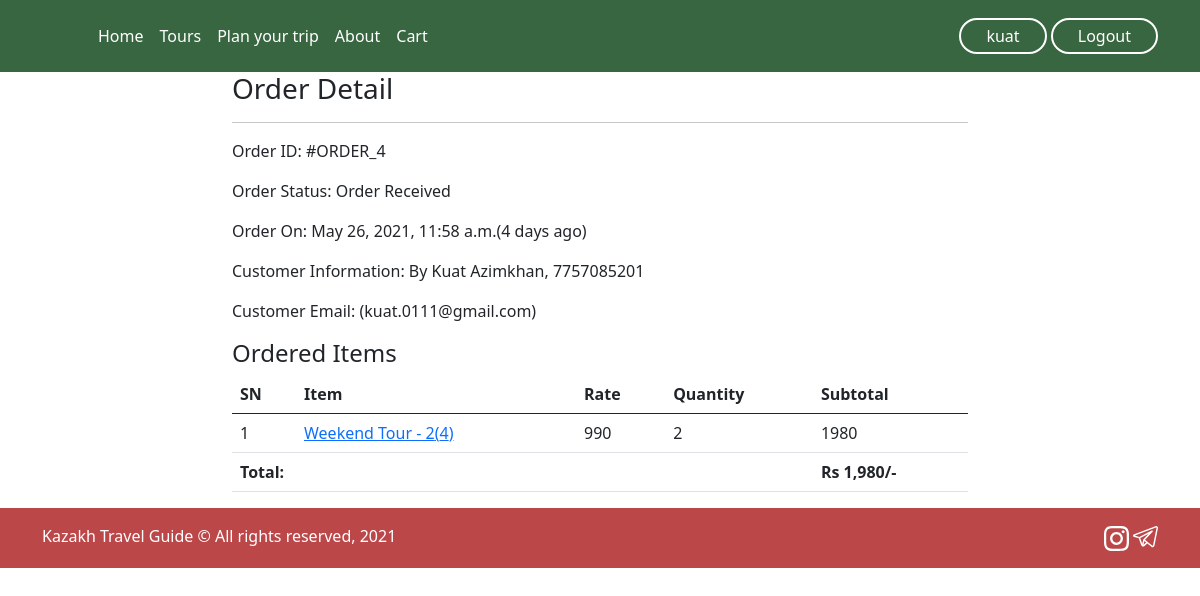
Screenshot of /profile/order-4/ (signed in) with the database file from the repository.
### main/models.py (models this page shows, shortened)
class Order(models.Model):
    cart = models.OneToOneField(TourCart, on_delete=models.CASCADE)
    ordered_by = models.CharField(max_length=200)
    mobile = models.CharField(max_length=10)
    email = models.EmailField(null=True, blank=True)
    subtotal = models.PositiveIntegerField()
    total = models.PositiveIntegerField()
    order_status = models.CharField(max_length=50, choices=ORDER_STATUS)
    created_at = models.DateTimeField(auto_now_add=True)
    payment_method = models.CharField(
        max_length=20, default="Cash On Delivery")

class TourCartProduct(models.Model):
    cart = models.ForeignKey(TourCart, on_delete=models.CASCADE)
    product = models.ForeignKey(KazTour, on_delete=models.CASCADE)
    rate = models.PositiveIntegerField()
    quantity = models.PositiveIntegerField()
    subtotal = models.PositiveIntegerField()

class KazTour(models.Model):
    title = models.CharField(max_length=200)
    slug = models.SlugField(unique=True)
    category = models.ForeignKey(Category, on_delete=models.CASCADE)
    category_slug = models.TextField()
    image = models.TextField()
    price = models.PositiveIntegerField()
    duration = models.TextField('Duration of the tour')
    price_include = models.TextField('Prices include')
    description = models.TextField()
    view_count = models.PositiveIntegerField(default=0)

### main/views.py (the view)
# urls.py: path("profile/order-<int:pk>/", CustomerOrderDetailView.as_view(), name="customerorderdetail"),
class CustomerOrderDetailView(DetailView):
    template_name = "main/customerorderdetail.html"
    model = Order
    context_object_name = "ord_obj"
    def dispatch(self, request, *args, **kwargs):
        if request.user.is_authenticated:
            order_id = self.kwargs["pk"]
            order = Order.objects.get(id=order_id)
            if request.user != order.cart.customer:
                return redirect("customerprofile")
        else:
            return redirect("/login/?next=/profile/")
        return super().dispatch(request, *args, **kwargs)

### main/templates/main/customerorderdetail.html (shortened to what this page needs)
{% extends 'main/base.html' %}
{% load static  %}
{% load humanize %}
{% block content %}
<div class="container">
    <div class="row">
        <div class="col-md-8 mx-auto">
            <h3>Order Detail</h3><hr>
            <p><span class="font-weight-bold">Order ID: </span> #ORDER_{{ord_obj.id}}</p>
            <p><span class="font-weight-bold">Order Status: </span> {{ord_obj.order_status}}</p>
            <p><span class="font-weight-bold">Order On: </span> {{ord_obj.created_at}}({{ord_obj.created_at|timesince}} ago)</p>
            <p><span class="font-weight-bold">Customer Information: </span> By {{ord_obj.ordered_by}}, {{ord_obj.mobile}}</p>
            <p><span class="font-weight-bold">Customer Email: </span> ({{ord_obj.email}})</p>
            <h4>Ordered Items</h4>
            <table class="table">
                <thead>
                    <tr>
                        <th>SN</th>
                        <th>Item</th>
                        <th>Rate</th>
                        <th>Quantity</th>
                        <th>Subtotal</th>
                    </tr>
                </thead>
                <tbody>
                    {% for cp in ord_obj.cart.tourcartproduct_set.all %}
                    <tr>
                        <td>{{forloop.counter}}</td>
                        <td><a target="_blank" href="{% url 'tourdetails' cp.product.slug %}">{{cp.product.title}}({{cp.product.id}})</a></td>
                        <td>{{cp.rate}}</td>
                        <td>{{cp.quantity}}</td>
                        <td>{{cp.subtotal}}</td>
                    </tr>
                    {% endfor %}
                    <tr>
                        <th colspan="4" class="text-right">Total: </th>
                        <th>Rs {{ord_obj.total|intcomma}}/-</th>
                    </tr>
                </tbody>
            </table>
        </div>
    </div>
</div>
{% endblock %}

### main/templates/main/base.html (shortened to what this page needs)
{% load static %}
<html lang="en">
<head>
    <link rel="stylesheet" href="{% static 'main/css/main.css' %}">
    <link rel="stylesheet" href="{% static 'main/css/base.css' %}">
    <link rel="stylesheet" href="{% static 'main/css/city.css' %}">
    <link rel="stylesheet" href="https://cdnjs.cloudflare.com/ajax/libs/font-awesome/4.7.0/css/font-awesome.min.css">
    <link href="https://cdn.jsdelivr.net/npm/bootstrap@5.0.0-beta3/dist/css/bootstrap.min.css" rel="stylesheet">
</head>
<body>
    <header class="p-3 text-white hedbg">
        <div class="container">
            <div class="d-flex flex-wrap align-items-center justify-content-center justify-content-lg-start">
                <a href="/" class="d-flex align-items-center mb-2 mb-lg-0 text-white text-decoration-none">
                <svg class="bi me-2" width="40" height="32"><use xlink:href="#bootstrap"></use></svg>
                </a>
      <ul class="nav col-12 col-lg-auto me-lg-auto mb-2 justify-content-center mb-md-0">
        <li><a href="{% url 'index' %}" class="nav-link px-2 text-white">Home</a></li>
        <li><a href="{% url 'tours' %}" class="nav-link px-2 text-white">Tours</a></li>
        <li><a href="#" class="nav-link px-2 text-white">Plan your trip</a></li>
        <li><a href="{% url 'about' %}" class="nav-link px-2 text-white">About</a></li>
          {% if user.is_authenticated %}
              <li><a href="{% url 'mycart' %}" class="nav-link px-2 text-white">Cart</a></li>
          {% endif %}
      </ul>
      <div class="text-end prof">
          {% if user.is_authenticated %}
            <a href="{% url 'customerprofile' %}" ><button type="button" class="mybtn login">{{request.user.username}}</button></a>
            <a href="{% url 'account_logout' %}" ><button type="button" class="mybtn login">Logout</button></a>
          {% else %}
              <a href="{% url 'account_login' %}" ><button type="button" class="mybtn login">Login</button></a>
              <a href="{% url 'account_signup' %}" ><button type="button" class="mybtn signup">Sign-up</button></a>
          {% endif %}
      </div>
    </div>
  </div>
</header>
    {% block content %}{% endblock %}
<footer class="foot">
  <div class="container">
    <p class="float-end mb-1">
        <img src="{% static 'home/images/icons/instagram.svg' %}" alt="">
        <img src="{% static 'home/images/icons/telegram.svg' %}" alt="">
    </p>
    <p class="mb-1">Kazakh Travel Guide © All rights reserved, 2021</p>
  </div>
</footer>
</body>
</html>

### main/static/main/css/main.css (style rules this page uses)
body { justify-content: center; align-items: center; font-family: 'Helvetica', sans-serif; overflow-x: hidden; }
img { width: 100%; position: relative; border-radius: 5% 5%; }

### main/static/main/css/base.css (style rules this page uses)
body { background-color: #F2E8CF; }
.hedbg { background-color: #386641; position: relative; z-index: 5; }
.mybtn { background-color: #4CAF50; border: none; color: white; padding: 4px 25px; text-align: center; text-decoration: none; display: inline-block; font-size: 16px; transition-duration: 0.4s; cursor: pointer; }
.login { background-color: #386641; color: #fff; border: 2px solid #fff; border-radius: 25px; }
.foot { padding-top: 16px; background-color: #BC4749; color: #fff; height: 60px; }
.foot img { width: 25px; }

### rows the page displays
Order: id "4", order_status "Order Received", created_at "May 26, 2021, 11:58 a.m.", created_at "4 days", ordered_by "Kuat Azimkhan", mobile "7757085201", email "kuat.0111@gmail.com", total "1,980"
TourCartProduct: product "Weekend Tour - 2", product.id "4", rate "990", quantity "2", subtotal "1980"

### other values shown
{{ request.user.username }} "kuat"
